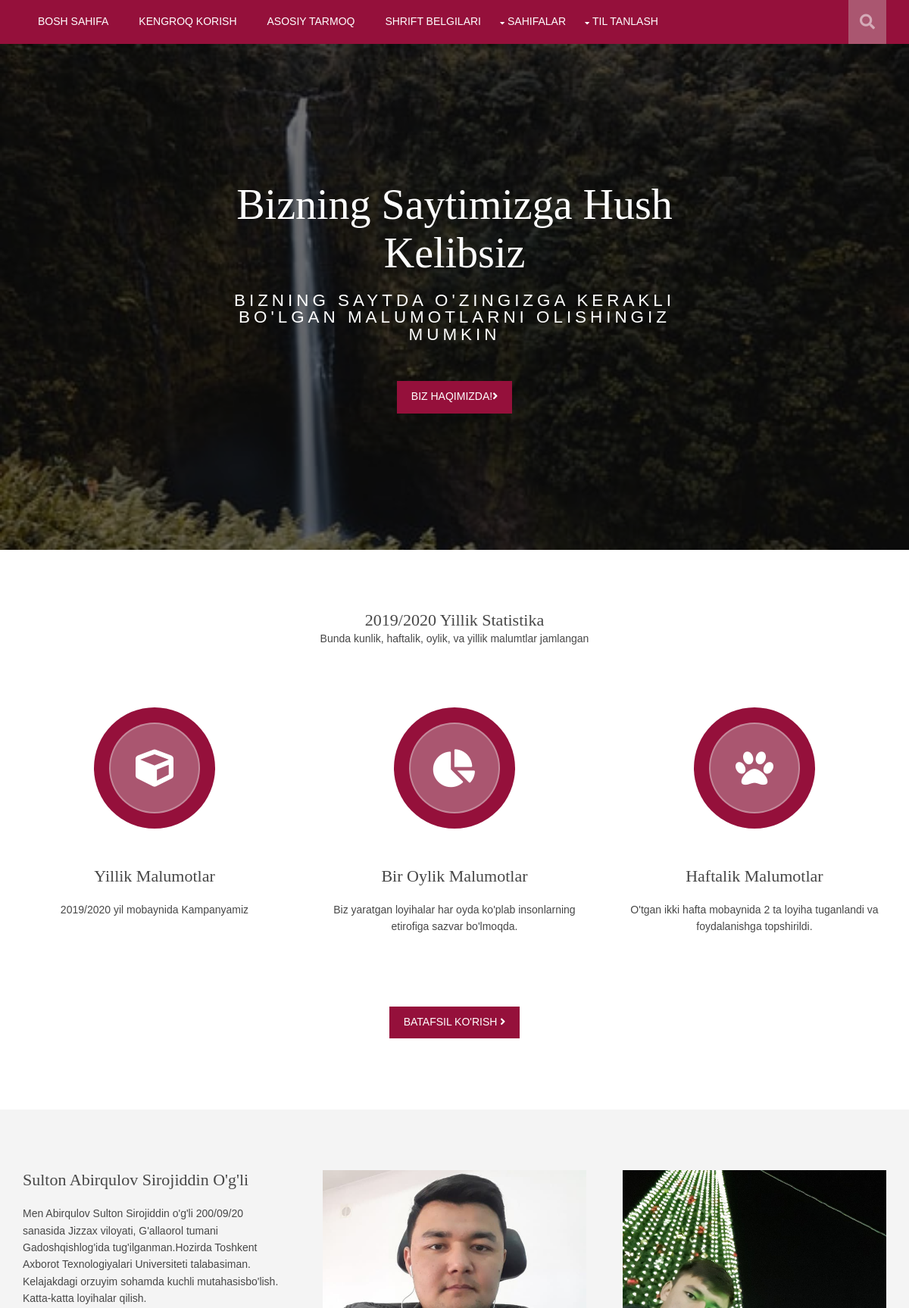
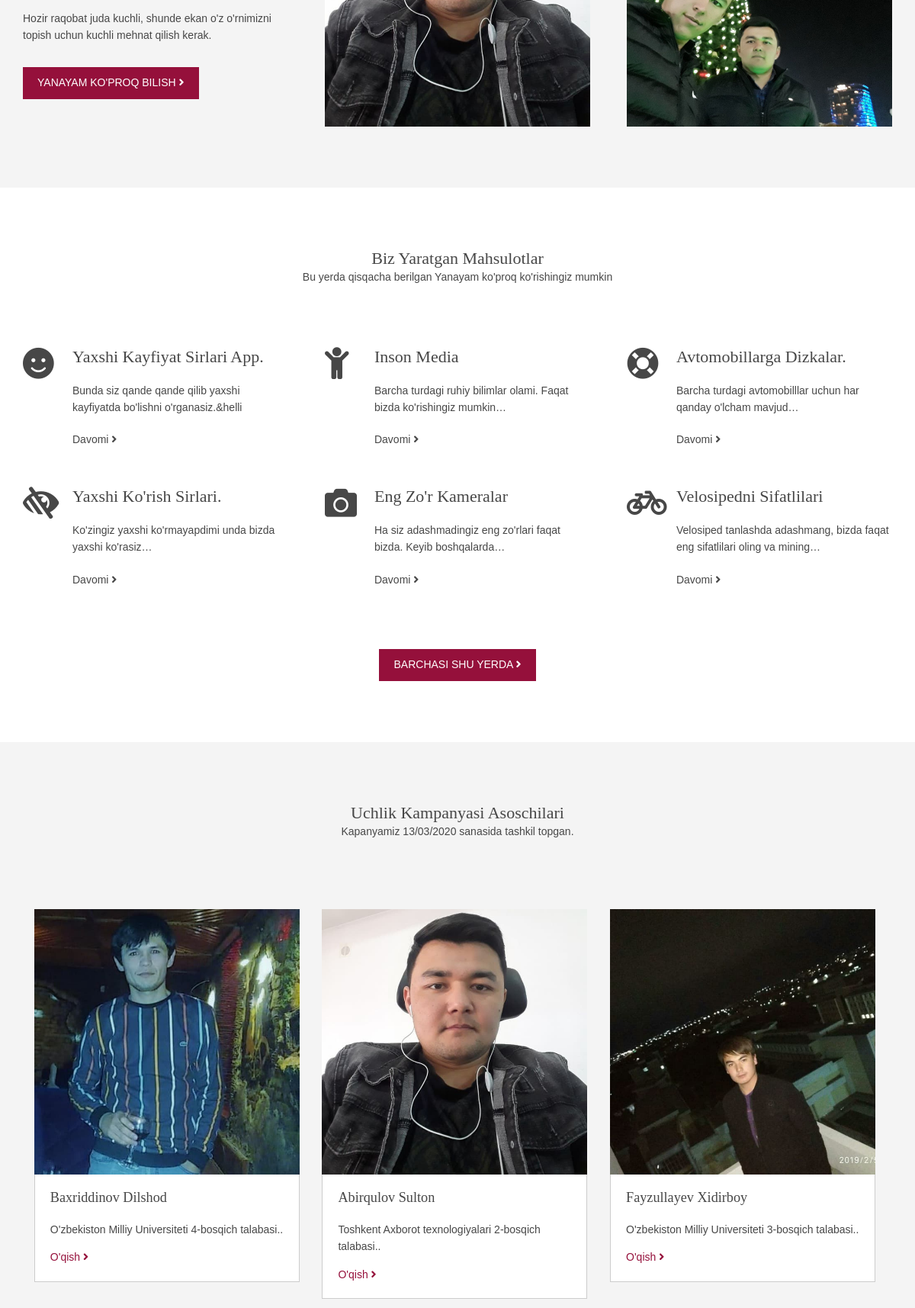
The page / (upper part) on the database its author committed (2 pictures, top to bottom).
### myapp/models.py (models this page shows, shortened)
class Uchlik(models.Model):
    name_uz = models.CharField(max_length=100, blank=True)
    name_ru = models.CharField(max_length=100,blank=True)
    name_en = models.CharField(max_length=100,blank=True)
    image = models.ImageField(upload_to='myapp/images/')
    description_uz = models.CharField(max_length=100,blank=True)
    description_ru = models.CharField(max_length=100,blank=True)
    description_en = models.CharField(max_length=100,blank=True)

### myapp/views.py (the view)
# urls.py: path('', Index, name='index'),
def Index(request):
    uch = Uchlik.objects.all()
    from django.utils import translation
    if request.method=="POST":
        name = request.POST["name"]
        email = request.POST["email"]
        password = request.POST["password"]
        ins = Register(name=name, email=email, password=password)
        ins.save()
    return render(request, 'index.html', {'uch': uch})

### templates/index.html (shortened to what this page needs)
{% extends 'base.html' %}
{% load i18n %}
{% load static %}
{% block content %}
<div class="wrapper bgded overlay" style="background-image:url('{% static 'images/demo/fon.jpg' %}');">
  <div id="pageintro" class="hoc clear">
    <article>
      <h3 class="heading">{% trans 'Bizning saytimizga Hush Kelibsiz' %}</h3>
      <p>{% trans "Bizning saytda O'zingizga kerakli bo'lgan malumotlarni olishingiz mumkin" %}</p>
      <footer><a class="btn" href="#">{% trans 'Biz haqimizda' %}!<i class="fas fa-angle-right"></i></a></footer>
    </article>
  </div>
</div>
<div class="wrapper row3">
  <main class="hoc container clear">
    <div class="sectiontitle">
      <h6 class="heading">{% trans '2019/2020 yillik statistika' %}</h6>
      <p>{% trans 'Bunda kunlik, haftalik, oylik, va yillik malumtlar jamlangan' %}</p>
    </div>
    <div class="group center btmspace-80">
      <article class="one_third first"><a class="ringcon btmspace-50" href="#"><i class="fas fa-cube"></i></a>
        <h6 class="heading">{% trans 'Yillik Malumotlar' %}</h6>
        <p>{% trans '2019/2020 yil mobaynida Kampanyamiz' %}</p>
      </article>
      <article class="one_third"><a class="ringcon btmspace-50" href="#"><i class="fas fa-chart-pie"></i></a>
        <h6 class="heading">{% trans 'Bir oylik malumotlar' %}</h6>
        <p>{% trans "Biz yaratgan loyihalar har oyda ko'plab insonlarning etirofiga sazvar bo'lmoqda." %} </p>
      </article>
      <article class="one_third"><a class="ringcon btmspace-50" href="#"><i class="fas fa-paw"></i></a>
        <h6 class="heading">{% trans 'Haftalik Malumotlar' %}</h6>
        <p>{% trans "O'tgan ikki hafta mobaynida 2 ta loyiha tuganlandi va foydalanishga topshirildi." %}</p>
      </article>
    </div>
    <p class="center"><a class="btn" href="#">{% trans "Batafsil ko'rish" %} <i class="fas fa-angle-right"></i></a></p>
  </main>
</div>
<div class="wrapper row2">
  <section class="hoc container clear">
    <article class="one_third first">
      <h6 class="heading">{% trans "Sulton Abirqulov Sirojiddin O'g'li" %}</h6>
      <p>{% trans "Men" %}</p>
      <p class="btmspace-30">{% trans "kuchli mehnat" %}</p>
      <p><a class="btn" href="#">{% trans "Yanayam ko'proq bilish" %} <i class="fas fa-angle-right"></i></a></p>
    </article>
    <figure class="one_third"><a class="imgover" href="#"><img src="{% static 'images/demo/ozim.jpg' %}" alt=""></a></figure>
    <figure class="one_third"><a class="imgover" href="#"><img src="{% static 'images/demo/ozim3.jpg' %}" alt=""></a></figure>
  </section>
</div>
<div class="wrapper row3">
  <section class="hoc container clear">
    <div class="sectiontitle">
      <h6 class="heading">{% trans 'Biz Yaratgan Mahsulotlar' %}</h6>
      <p>{% trans "Bu yerda qisqacha berilgan Yanayam ko'proq ko'rishingiz mumkin" %}</p>
    </div>
    <ul class="nospace group btmspace-80 overview">
      <li class="one_third">
        <article><a href="#"><i class="fas fa-smile"></i></a>
          <h6 class="heading"><a href="#">{% trans 'Yaxshi kayfiyat sirlari app.' %}</a></h6>
          <p>{% trans "Bunda siz qande qande qilib yaxshi kayfiyatda bo'lishni o'rganasiz." %}&helli</p>
          <footer><a href="#">{% trans "Davomi" %} <i class="fas fa-angle-right"></i></a></footer>
        </article>
      </li>
      <li class="one_third">
        <article><a href="#"><i class=" fas fa-child"></i></a>
          <h6 class="heading"><a href="#">{% trans 'Inson media' %}</a></h6>
          <p>{% trans "Barcha turdagi ruhiy bilimlar olami. Faqat bizda ko'rishingiz mumkin" %}&hellip;</p>
          <footer><a href="#">{% trans "Davomi" %} <i class="fas fa-angle-right"></i></a></footer>
        </article>
      </li>
      <li class="one_third">
        <article><a href="#"><i class="fas fa-life-ring"></i></a>
          <h6 class="heading"><a href="#">{% trans 'Avtomobillarga dizkalar.' %}</a></h6>
          <p>{% trans "Barcha turdagi avtomobilllar uchun har qanday o'lcham mavjud" %}&hellip;</p>
          <footer><a href="#">{% trans "Davomi" %} <i class="fas fa-angle-right"></i></a></footer>
        </article>
      </li>
      <li class="one_third">
        <article><a href="#"><i class=" fas fa-low-vision"></i></a>
          <h6 class="heading"><a href="#">{% trans "Yaxshi ko'rish sirlari" %}.</a></h6>
          <p>{% trans "Ko'zingiz yaxshi ko'rmayapdimi unda bizda yaxshi ko'rasiz" %}&hellip;</p>
          <footer><a href="#">{% trans "Davomi" %} <i class="fas fa-angle-right"></i></a></footer>
        </article>
      </li>
      <li class="one_third">
        <article><a href="#"><i class="fas fa-camera"></i></a>
          <h6 class="heading"><a href="#">{% trans "Eng zo'r Kameralar" %}</a></h6>
          <p>{% trans "Ha siz adashmadingiz eng zo'rlari faqat bizda. Keyib boshqalarda" %}&hellip;</p>
          <footer><a href="#">{% trans "Davomi" %} <i class="fas fa-angle-right"></i></a></footer>
        </article>
      </li>
      <li class="one_third">
        <article><a href="#"><i class="fas fa-bicycle"></i></a>
          <h6 class="heading"><a href="#">{% trans 'Velosipedni sifatlilari' %}</a></h6>
          <p>{% trans 'Velosiped tanlashda adashmang, bizda faqat eng sifatlilari oling va mining' %}&hellip;</p>
          <footer><a href="#">{% trans "Davomi" %}  </a> <i class="fas fa-angle-right"></i></footer>
        </article>
      </li>
    </ul>
    <footer class="center"><a class="btn" href="#">{% trans 'Barchasi shu yerda' %} <i class="fas fa-angle-right"></i></a></footer>
  </section>
</div>
<div class="wrapper row2">
  <section class="hoc container clear">
    <div class="sectiontitle">
      <h6 class="heading">{% trans 'Uchlik Kampanyasi asoschilari' %}</h6>
      <p>{% trans 'Kapanyamiz 13/03/2020 sanasida tashkil topgan' %}.</p>
    </div>
    <div id="latest" class="group" style="width:100% ;float:left">
      {% for u in uch %}
        {% if LANGUAGE_CODE == 'uz' %}
          <article class="one_third">
            <a class="imgover" href="#"><img src="{{u.image.url}}" alt=""></a>
            <div class="excerpt">
              <h6 class="heading">{{u.name_uz}}</h6>
              <p>{{u.description_uz}}.</p>
              <footer><a href="#">{% trans "O'qish" %} <i class="fas fa-angle-right"></i></a></footer>
            </div>
          </article>
        {% endif %}
      {% endfor %}
      </div>
    <footer class="center"><a class="btn" href="#">{% trans "To'liq Malumotlar" %} </a></footer>
  </section>
</div>
{% endblock %}

### templates/base.html (shortened to what this page needs)
{% load static %}
{% load i18n %}
<!DOCTYPE html>
<html lang="">
<head>
<link href="{% static 'layout/styles/layout.css' %}" rel="stylesheet" type="text/css" media="all">
</head>
<body id="top">
{% get_current_language as LANGUAGE_CODE %}
{% get_available_languages as LANGUAGES %}
{% get_language_info_list for LANGUAGES as languages %}
<div class="wrapper row1">
  <section class="hoc clear">
    <nav id="mainav">
      <ul class="clear">
        <li><a href="{% url 'index' %}">{% trans 'Bosh sahifa' %}</a></li>
        <li><a href="{% url 'full_width' %}">{% trans 'Kengroq korish' %}</a></li>
        <li><a href="{% url 'basic_grid' %}">{% trans 'Asosiy tarmoq' %}</a></li>
        <li><a href="{% url 'font_icons' %}">{% trans 'Shrift belgilari' %}</a></li>
        <li><a class="drop" href="#">{% trans 'Sahifalar' %}</a>
        </li>
        <li><a class="drop" href="#">{% trans 'Til tanlash' %}</a>
        </li>
      </ul>
    </nav>
    <div id="searchform">
    </div>
  </section>
</div>
{% block content %}
{% endblock %}
</body>
</html>

### static/layout/styles/layout.css (style rules this page uses)
#searchform { display:block; position:relative; float:right; height:58px; line-height:1; z-index:999; }
#searchform::after { display:block; height:58px; line-height:58px; padding:0 15px; font-size:20px; font-family:"Font Awesome\ 5 Free"; font-weight:900; content:"\f002"; }
#searchform ::placeholder { text-transform:capitalize; }
#pageintro { padding:180px 0; }
#pageintro article { display:block; max-width:60%; margin:0 auto; text-align:center; }
#pageintro .heading { margin-bottom:20px; font-size:4rem; }
#pageintro p:first-of-type { margin:0 0 20px 0; text-transform:uppercase; font-size:1.6rem; letter-spacing:5px; }
#pageintro footer { margin-top:50px; }
.container { padding:80px 0; }
.sectiontitle { display:block; max-width:55%; margin:0 auto 80px; text-align:center; }
.sectiontitle * { margin:0; }
.ringcon, .ringcon::before { border-radius:50%; }
.ringcon { display:inline-block; position:relative; }
.ringcon::before { display:block; position:absolute; top:20px; left:20px; width:120px; height:120px; border:2px solid; content:""; }
.ringcon i { display:block; position:relative; width:160px; height:160px; line-height:160px; font-size:50px; }
.overview > li { margin-bottom:50px; }
.overview > li:nth-last-child(-n+3) { margin-bottom:0; }
.overview > li:nth-child(3n+1) { margin-left:0; clear:left; }
.overview article { display:block; position:relative; padding:0 0 0 65px; }
.overview article * { margin:0; padding:0; }
.overview article > a > i { display:inline-block; position:absolute; top:0; left:0; width:60px; overflow:hidden; line-height:1; font-size:42px; }
.overview article .heading, .overview article p { margin-bottom:20px; }
#latest { margin-bottom:80px; }
#latest article { margin: 10px 1.3%; }
#latest article img { width:100%; }
#latest article .heading { font-size:1.3rem; }
#latest article .excerpt { padding:20px; border:solid; border-width:0 1px 1px 1px; }
*, *::before, *::after { transition:all .3s ease-in-out; }
nav ul, nav ol { margin:0; padding:0; list-style:none; }
#mainav, #breadcrumb, .sidebar nav { line-height:normal; }
#mainav .drop::after, #mainav li li .drop::after, #breadcrumb li a::after, .sidebar nav a::after { position:absolute; font-family:"Font Awesome\ 5 Free"; font-weight:900; font-size:10px; line-height:10px; }
#mainav { display:block; float:left; }
#mainav ul { text-transform:uppercase; }
#mainav li { display:block; float:left; position:relative; margin:0; padding:0; }
#mainav li:last-child { margin-right:0; }
#mainav li a { display:block; padding:20px; }
#mainav .drop { padding-left:15px; }
#mainav .drop::after, #mainav li li .drop::after { content:"\f0d7"; }
#mainav .drop::after { top:25px; left:5px; }
body { color:#474747; background-color:#FFFFFF; }
a { color:#95103B; }
.overlay { color:#FFFFFF; background-color:inherit; }
.overlay::after { color:inherit; background-color:rgba(0,0,0,.55); }
.btn, .btn.inverse:hover { color:#FFFFFF; background-color:#95103B; border-color:#95103B; }
.imgover, .imgover:hover::after { color:#95103B; }
.row1, .row1 a { color:#FFFFFF; background-color:#95103B; }
.row2 { color:#474747; background-color:#F4F4F4; }
.row3 { color:#474747; background-color:#FFFFFF; }
#searchform { color:rgba(255,255,255,.5); background:#AA5670; }
#pageintro { color:#FFFFFF; }
.ringcon { color:#FFFFFF; background-color:#95103B; }
.ringcon::before { background-color:#AA5670; border-color:rgba(255,255,255,.3); }
.overview a { color:inherit; }
#latest article .excerpt { color:inherit; background-color:#FFFFFF; border-color:rgba(0,0,0,.2); }
#mainav li a { color:inherit; }
@media screen and (min-width:1140px) { .hoc { max-width:1140px; } }

### rows shown on the page
Uchlik: image (picture), name_uz "Baxriddinov Dilshod", description_uz "O'zbekiston Milliy Universiteti 4-bosqich talabasi."
Uchlik: image (picture), name_uz "Abirqulov Sulton", description_uz "Toshkent Axborot texnologiyalari 2-bosqich talabasi."
Uchlik: image (picture), name_uz "Fayzullayev Xidirboy", description_uz "O'zbekiston Milliy Universiteti 3-bosqich talabasi."
